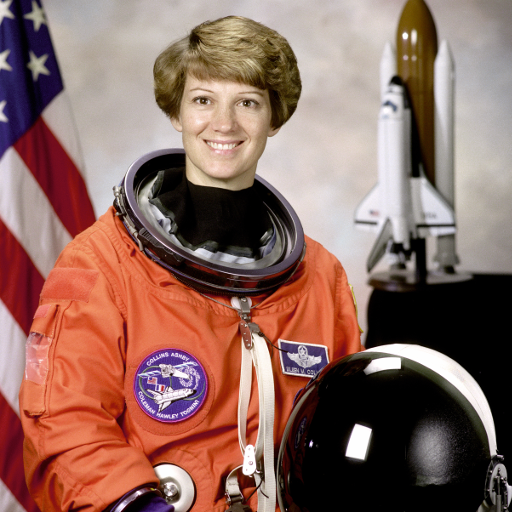
#> input picture astro_cv.bmp, 512 x 512 px, given in place of ml.png, which was not available
$ jupyter execute '01_01_Arithmetic Operations on Images.ipynb'   (text cells are left out)
#> lines starting #> are read from the running program, lines starting #| are printed output that depends on the picture; after the words box and inside, x2 and y2 are one past the last pixel; in counts of white or black regions, pixels touching at a corner belong together; pictures that were not available may be replaced by others from this repository, and a replacement may not be noted
[cell 1]
import cv2
import numpy as np

[cell 2]
x = np.uint8([250])#2^8만큼 표현 가능
y = np.uint8([10])

# 250+10 = 260 => 255
print(cv2.add(x,y))#더했을때 최대 255

# 250+10 = 260 % 256 = 4
print(x+y)#최대 256까지 표현이 가능하기 때문에 256으로 나눈 나머지 값이 나옴.

[cell 3]
img1 = cv2.imread('ml.png')
#> img1 is the input picture: shape (512, 512, 3); mean B, G, R 96.5, 105.8, 141.6
img2 = cv2.imread('opencv-logo.png')
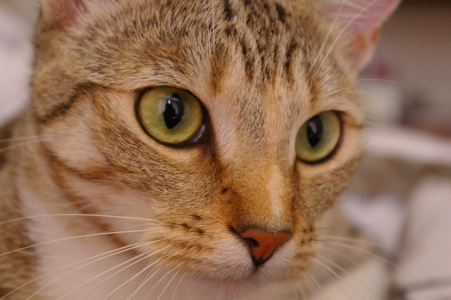
#> input picture cat_cv.tif, 451 x 300 px, given in place of opencv-logo.png, which was not available
#> img2 is the input picture: shape (300, 451, 3); mean B, G, R 86.8, 111.4, 147.7
img2 = cv2.resize(img2, dsize=(img1.shape[1],img1.shape[0]), interpolation= cv2.INTER_AREA)
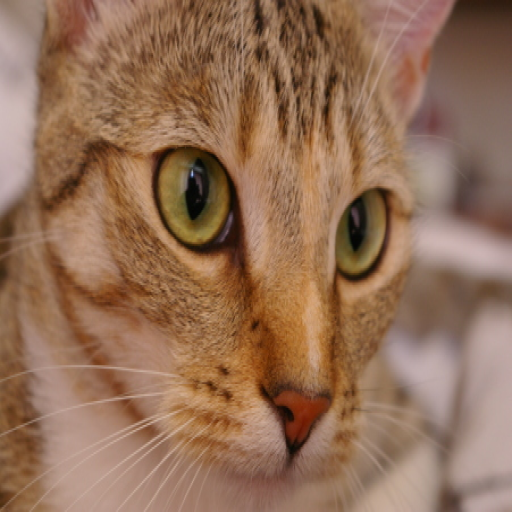
#> img2: shape (512, 512, 3); mean B, G, R 86.7, 111.4, 147.6
print(img1.shape)
#| (512, 512, 3)
print(img2.shape)
#| (512, 512, 3)

dst = cv2.addWeighted(img1,0.7, img2,0.3,0)
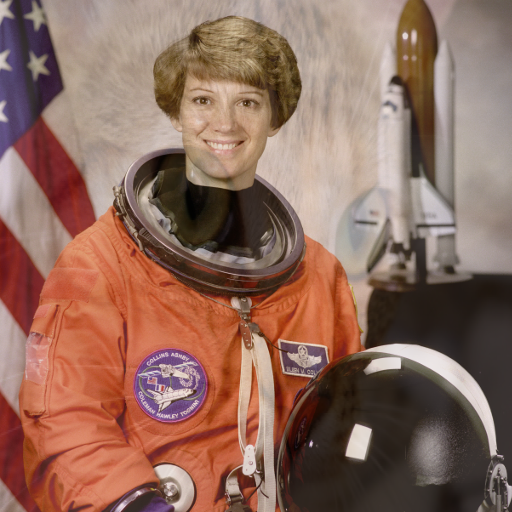
#> dst: shape (512, 512, 3); mean B, G, R 93.6, 107.4, 143.4
#img1 에 가중치 0.7, img2에 가중치 0.3
#img1이 더 진한 색으로 나타나게 됨.

cv2.imshow('dst',dst)
cv2.waitKey(0)
cv2.destroyWindow('dst')

[cell 4]
# Load two images
import numpy as np
import cv2

img1 = cv2.imread('messi5.jpg')
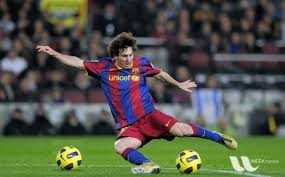
#> input picture messi5.jpg, 285 x 177 px, found by its file name
#> img1 is the input picture: shape (177, 285, 3); mean B, G, R 72.5, 85.7, 82.4
img2 = cv2.imread('opencv-logo-white.png')
img2 = cv2.resize(img2, dsize=(0,0), fx=0.2, fy=0.2, interpolation= cv2.INTER_AREA)
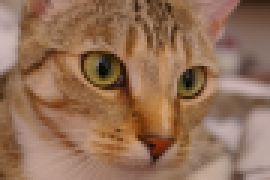
#> img2: shape (60, 90, 3) (shown 3 times larger); mean B, G, R 86.7, 111.4, 147.7

# I want to put logo on top-left corner, So I create a ROI
rows, cols, channels = img2.shape
#> rows = 60; cols = 90; channels = 3
roi = img1[0:rows, 0:cols]
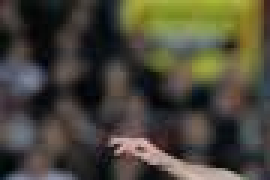
#> roi: shape (60, 90, 3) (shown 3 times larger); mean B, G, R 57.6, 70.5, 73.3
#로고 위치 지정

# Now create a mask of logo and create its inverse mask also
img2gray = cv2.cvtColor(img2, cv2.COLOR_BGR2GRAY)
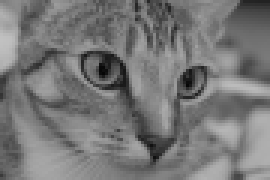
#> img2gray: shape (60, 90) (shown 3 times larger); min 6, max 193, mean 119.4
cv2.imshow('img2gray',img2gray)

ret, mask = cv2.threshold(img2gray, 10,255, cv2.THRESH_BINARY)
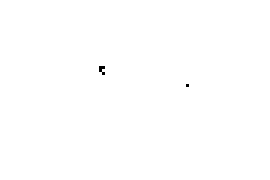
#> mask: shape (60, 90) (shown 3 times larger); 99.9% white; black in thin lines or dots, all inside (x1, y1, x2, y2) = (33, 22, 63, 29)
mask_inv = cv2.bitwise_not(mask)
cv2.imshow('mask',mask)

# Now black-out the area of logo in ROI
img1_bg = cv2.bitwise_and(roi,roi,mask = mask_inv)
#ROI에서 로고에 해당하는 부분만 검정색으로 만들기
#bitwise_and 연산자는 둘다 0이 아닌 경우만 값을 통과 시킴.
#즉 mask가 검정색이 아닌 경우만 통과가 되기때문에 mask영역 이외는 모두 제거됨.

# Take only region of logo from logo image
img2_fg = cv2.bitwise_and(img2,img2,mask= mask)
#로고 이미지에서 로고 부분만 추출하기

# Put logo in ROI and modify the main image
dst = cv2.add(img1_bg,img2_fg)
#> dst: shape (60, 90, 3)
img1[0:rows,0:cols] = dst
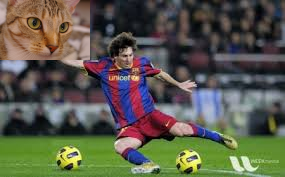
#> img1: shape (177, 285, 3); 10.69% of pixels changed, all inside (x1, y1, x2, y2) = (0, 0, 90, 60)

cv2.imshow('res',img1)

cv2.waitKey(0)
cv2.destroyAllWindows()
